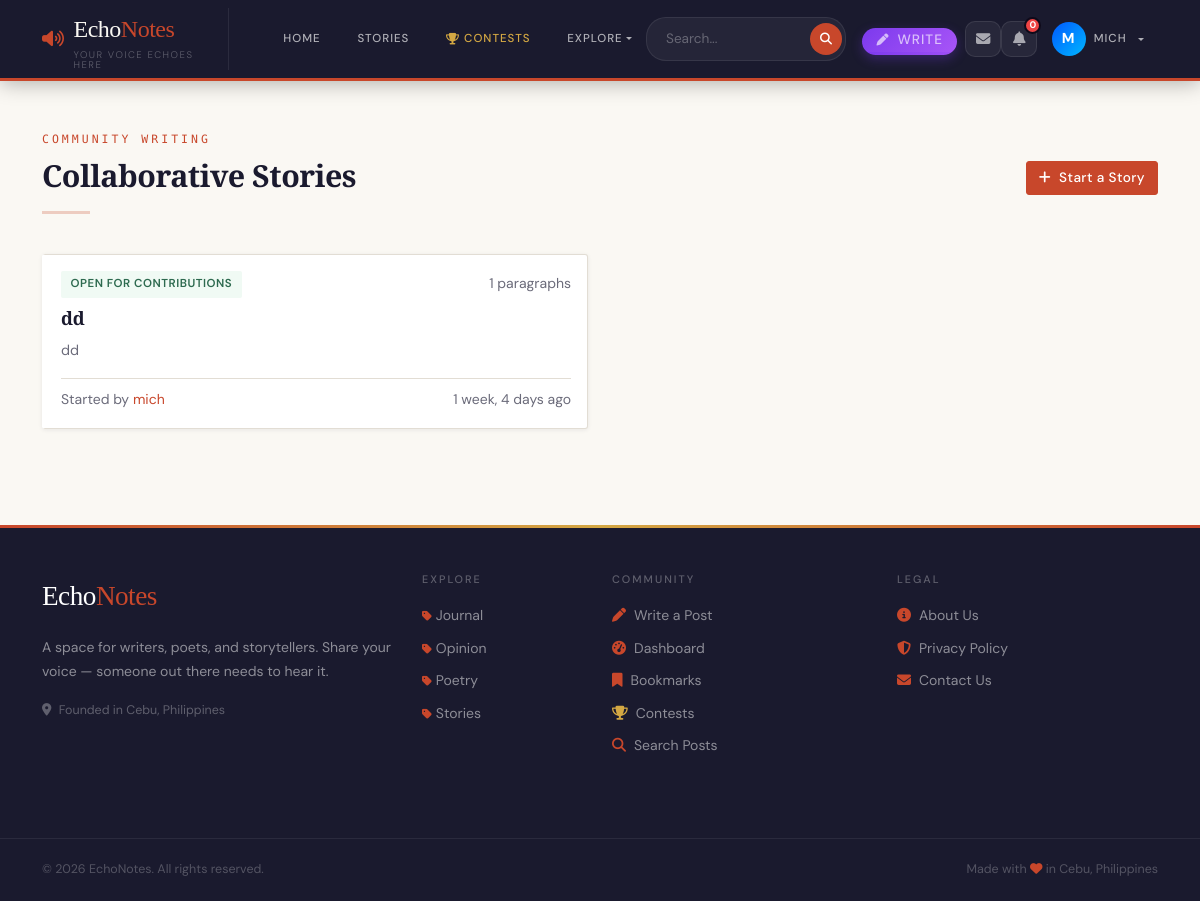
The app's page /stories/ (signed in) with its own data.
### blog/models.py (models this page shows, shortened)
class CollaborativeStory(models.Model):
    STATUS_OPEN = 'open'
    STATUS_CLOSED = 'closed'
    STATUS_CHOICES = [
        (STATUS_OPEN, 'Open for contributions'),
        (STATUS_CLOSED, 'Closed'),
    ]
    title = models.CharField(max_length=200)
    description = models.TextField()
    started_by = models.ForeignKey(User, on_delete=models.CASCADE, related_name='stories_started')
    status = models.CharField(max_length=10, choices=STATUS_CHOICES, default=STATUS_OPEN)
    max_contributors = models.IntegerField(default=10)
    created_date = models.DateTimeField(default=timezone.now)
    class Meta:
        ordering = ['-created_date']
        verbose_name_plural = 'Collaborative Stories'
    def total_paragraphs(self):
        return self.paragraphs.count()

class Category(models.Model):
    name = models.CharField(max_length=100, unique=True)
    slug = models.SlugField(max_length=100, unique=True)
    description = models.TextField(blank=True)
    class Meta:
        verbose_name_plural = 'Categories'
        ordering = ['name']

### blog/views.py (the view)
# urls.py: path('stories/', views.collaborative_stories, name='story-list'),
def collaborative_stories(request):
    stories = Paginator(CollaborativeStory.objects.all().order_by('-created_date'), 10).get_page(request.GET.get('page'))
    return render(request, 'collaborative_stories.html', {'stories': stories})

### blog/context_processors.py (called while the page is built)
def categories(request):
    from .models import Category
    return {'categories': Category.objects.all()}

### blog/templates/collaborative_stories.html (shortened to what this page needs)
{% extends 'base.html' %}
{% block content %}
<div class="container py-5">
    <div class="d-flex justify-content-between align-items-end mb-1 flex-wrap gap-2">
        <div>
            <span class="section-eyebrow">Community Writing</span>
            <h1 class="section-title">Collaborative Stories</h1>
        </div>
        {% if user.is_authenticated %}
        <a href="{% url 'create-story' %}" class="btn btn-primary">
            <i class="fas fa-plus me-2"></i>Start a Story
        </a>
        {% endif %}
    </div>
    <hr class="section-divider">
    <div class="row g-4">
        {% for story in stories %}
        <div class="col-md-6">
            <div class="card post-card h-100 p-3">
                <div class="d-flex justify-content-between align-items-start mb-2">
                    <span class="{% if story.status == 'open' %}contest-status-open{% else %}contest-status-closed{% endif %}">
                        {{ story.get_status_display }}
                    </span>
                    <small class="text-muted">{{ story.total_paragraphs }} paragraphs</small>
                </div>
                <h5 class="card-title">
                    <a href="{% url 'story-detail' story.pk %}" class="text-decoration-none" style="color:var(--ink)">
                        {{ story.title }}
                    </a>
                </h5>
                <p class="card-text text-muted">{{ story.description|truncatewords:25 }}</p>
                <div class="mt-auto pt-2 border-top d-flex justify-content-between align-items-center" style="border-color:var(--cream-border)!important">
                    <small class="text-muted">
                        Started by <a href="{% url 'profile-detail' story.started_by.username %}" class="text-decoration-none">{{ story.started_by.username }}</a>
                    </small>
                    <small class="text-muted">{{ story.created_date|timesince }} ago</small>
                </div>
            </div>
        </div>
        {% endfor %}
    </div>
</div>
{% endblock %}

### blog/templates/base.html (shortened to what this page needs)
<!DOCTYPE html>
<html lang="en">
<head>
    <link href="https://cdn.jsdelivr.net/npm/bootstrap@5.3.0/dist/css/bootstrap.min.css" rel="stylesheet">
    <link rel="stylesheet" href="https://cdnjs.cloudflare.com/ajax/libs/font-awesome/6.4.0/css/all.min.css">
    {% load static %}
    <link rel="stylesheet" href="{% static 'css/style.css' %}?v=1.0.1">
<body>
<nav class="echonav navbar navbar-expand-lg">
    <div class="container">
        <a class="echo-brand" href="{% url 'landing' %}">
            <i class="fas fa-volume-up" style="color:var(--accent);font-size:1.1rem"></i>
            <div>
                Echo<span>Notes</span>
                <small>Your voice echoes here</small>
            </div>
        </a>
        <div class="collapse navbar-collapse" id="navbarNav">
            <ul class="navbar-nav me-auto mb-2 mb-lg-0 align-items-lg-center" style="gap: 0.5rem; margin-left: 1.5rem;">
                <li class="nav-item">
                    <a class="nav-link" href="{% url 'landing' %}">Home</a>
                </li>
                <li class="nav-item">
                    <a class="nav-link" href="{% url 'story-list' %}">Stories</a>
                </li>
                <li class="nav-item">
                    <a class="nav-link highlight" href="{% url 'contest-list' %}">
                        <i class="fas fa-trophy me-1" style="color:var(--gold)"></i>Contests
                    </a>
                </li>
                <li class="nav-item dropdown">
                    <a class="nav-link dropdown-toggle" href="#" id="exploreDropdown" role="button" data-bs-toggle="dropdown" aria-expanded="false">
                        Explore
                    </a>
                </li>
            </ul>
            <div class="d-flex align-items-lg-center gap-3">
                <form class="echo-search d-flex align-items-center m-0" action="{% url 'search' %}" method="GET" style="background: rgba(255,255,255,0.05); border-radius: 20px; padding: 3px; border: 1px solid rgba(255,255,255,0.08);">
                    <input type="search" name="q" placeholder="Search..." required class="border-0 bg-transparent text-white px-3" style="outline: none; font-size: 0.85rem; width: 160px;">
                    <button type="submit" class="border-0 rounded-circle d-flex justify-content-center align-items-center" style="background: var(--accent); width: 32px; height: 32px; color: white;"><i class="fas fa-search" style="font-size: 0.75rem;"></i></button>
                </form>
                <ul class="navbar-nav align-items-lg-center m-0">
                    {% if user.is_authenticated %}
                        <li class="nav-item me-2 d-none d-lg-block">
                            <a class="nav-link py-1 px-3 text-white" href="{% url 'create-post' %}" style="background: linear-gradient(135deg, #7c3aed, #a855f7); border-radius: 20px; font-size: 0.85rem; font-weight: 500; display: inline-flex; align-items: center; box-shadow: 0 4px 12px rgba(124,58,237,0.3);">
                                <i class="fas fa-pen me-2" style="font-size: 0.75rem;"></i> Write
                            </a>
                        </li>
                        {% if user.is_authenticated %}
                        <li class="nav-item">
                          <a href="{% url 'inbox' %}" class="notif-icon-btn" title="Messages" style="text-decoration:none">
                            <i class="fas fa-envelope"></i>
                          </a>
                        </li>
                        <li class="nav-item" style="position:relative">
                          <button id="notif-bell-btn" class="notif-icon-btn" title="Notifications">
                            <i class="fas fa-bell"></i>
                            <span id="notif-badge" class="notif-badge" style="display:none">0</span>
                          </button>
                        </li>
                        {% endif %}
                        <li class="nav-item dropdown">
                            <a class="nav-link dropdown-toggle d-flex align-items-center gap-2" href="#" id="profileDropdown" role="button" data-bs-toggle="dropdown" aria-expanded="false" style="padding: 0.2rem 1rem;">
                                <div class="rounded-circle d-flex justify-content-center align-items-center" style="width: 34px; height: 34px; background: linear-gradient(135deg,rgb(0, 89, 255),rgb(0, 183, 255)); color: white; font-weight: bold; font-size: 0.9rem;">
                                    {{ user.username|make_list|first|upper }}
                                </div>
                                <span class="d-none d-lg-block">{{ user.username }}</span>
                            </a>
                        </li>
                    {% endif %}
                </ul>
            </div>
        </div>
    </div>
</nav>
<main>
    {% block content %}{% endblock %}
</main>
<footer class="echo-footer mt-5">
    <div class="container py-5">
        <div class="row">
            <div class="col-lg-4 mb-4">
                <div class="echo-footer-brand mb-3">Echo<span>Notes</span></div>
                <p style="color:rgba(255,255,255,0.5);font-size:0.875rem;line-height:1.7">
                    A space for writers, poets, and storytellers.
                    Share your voice — someone out there needs to hear it.
                </p>
                <p style="color:rgba(255,255,255,0.3);font-size:0.78rem">
                    <i class="fas fa-map-marker-alt me-1"></i> Founded in Cebu, Philippines
                </p>
            </div>
            <div class="col-lg-2 col-md-4 mb-4">
    <h6>Explore</h6>
    <ul class="list-unstyled mb-0">
        {% for category in categories %}
            <li style="margin-bottom:0.5rem;">
                <a href="{% url 'category-posts' category.slug %}">
                    <i class="fas fa-tag me-1" style="font-size:0.7rem;color:var(--accent)"></i>{{ category.name }}
                </a>
            </li>
        {% empty %}
            <li><a href="{% url 'landing' %}">All Posts</a></li>
        {% endfor %}
    </ul>
    </div>
            <div class="col-lg-3 col-md-4 mb-4">
                <h6>Community</h6>
                {% if user.is_authenticated %}
                    <a href="{% url 'create-post' %}"><i class="fas fa-pen me-2" style="color:var(--accent)"></i>Write a Post</a>
                    <a href="{% url 'dashboard' %}"><i class="fas fa-tachometer-alt me-2" style="color:var(--accent)"></i>Dashboard</a>
                    <a href="{% url 'my-bookmarks' %}"><i class="fas fa-bookmark me-2" style="color:var(--accent)"></i>Bookmarks</a>
                    <a href="{% url 'contest-list' %}"><i class="fas fa-trophy me-2" style="color:var(--gold)"></i>Contests</a>
                {% endif %}
                <a href="{% url 'search' %}?q="><i class="fas fa-search me-2" style="color:var(--accent)"></i>Search Posts</a>
            </div>
            <div class="col-lg-3 col-md-4 mb-4">
                <h6>Legal</h6>
                <a href="{% url 'about' %}"><i class="fas fa-info-circle me-2" style="color:var(--accent)"></i>About Us</a>
                <a href="{% url 'privacy-policy' %}"><i class="fas fa-shield-alt me-2" style="color:var(--accent)"></i>Privacy Policy</a>
                <a href="{% url 'contact' %}"><i class="fas fa-envelope me-2" style="color:var(--accent)"></i>Contact Us</a>
            </div>
        </div>
    </div>
    <div class="echo-footer-bottom">
        <div class="container d-flex justify-content-between flex-wrap gap-2">
            <span>© {% now "Y" %} EchoNotes. All rights reserved.</span>
            <span>Made with <i class="fas fa-heart" style="color:var(--accent)"></i> in Cebu, Philippines</span>
        </div>
    </div>
</footer>
</body>
</html>

### blog/templates/base.html (style rules this page uses)
.notif-icon-btn { width: 36px; height: 36px; border-radius: 10px; background: rgba(255,255,255,0.06); border: 1px solid rgba(255,255,255,0.09); color: rgba(255,255,255,0.6); display: flex; align-items: center; justify-content: center; font-size: 0.9rem; cursor: pointer; position: relative; transition: all 0.18s; text-decoration: none; }
.notif-badge { position: absolute; top: -5px; right: -5px; min-width: 17px; height: 17px; border-radius: 50%; background: #ef4444; color: white; font-size: 0.6rem; font-weight: 700; font-family: 'DM Sans', sans-serif; display: flex !important; align-items: center; justify-content: center; border: 2px solid #0f0a1a; padding: 0 3px; }

### records on screen
CollaborativeStory: status "OPEN FOR CONTRIBUTIONS", total_paragraphs "1", title "dd", description "dd", started_by.username "mich", created_date "1 week, 4 days"
Category: name "Journal"
Category: name "Opinion"
Category: name "Poetry"
Category: name "Stories"

### other values on screen
{{ user.username|make_list|first|upper }} "M"
{{ user.username }} "MICH"
